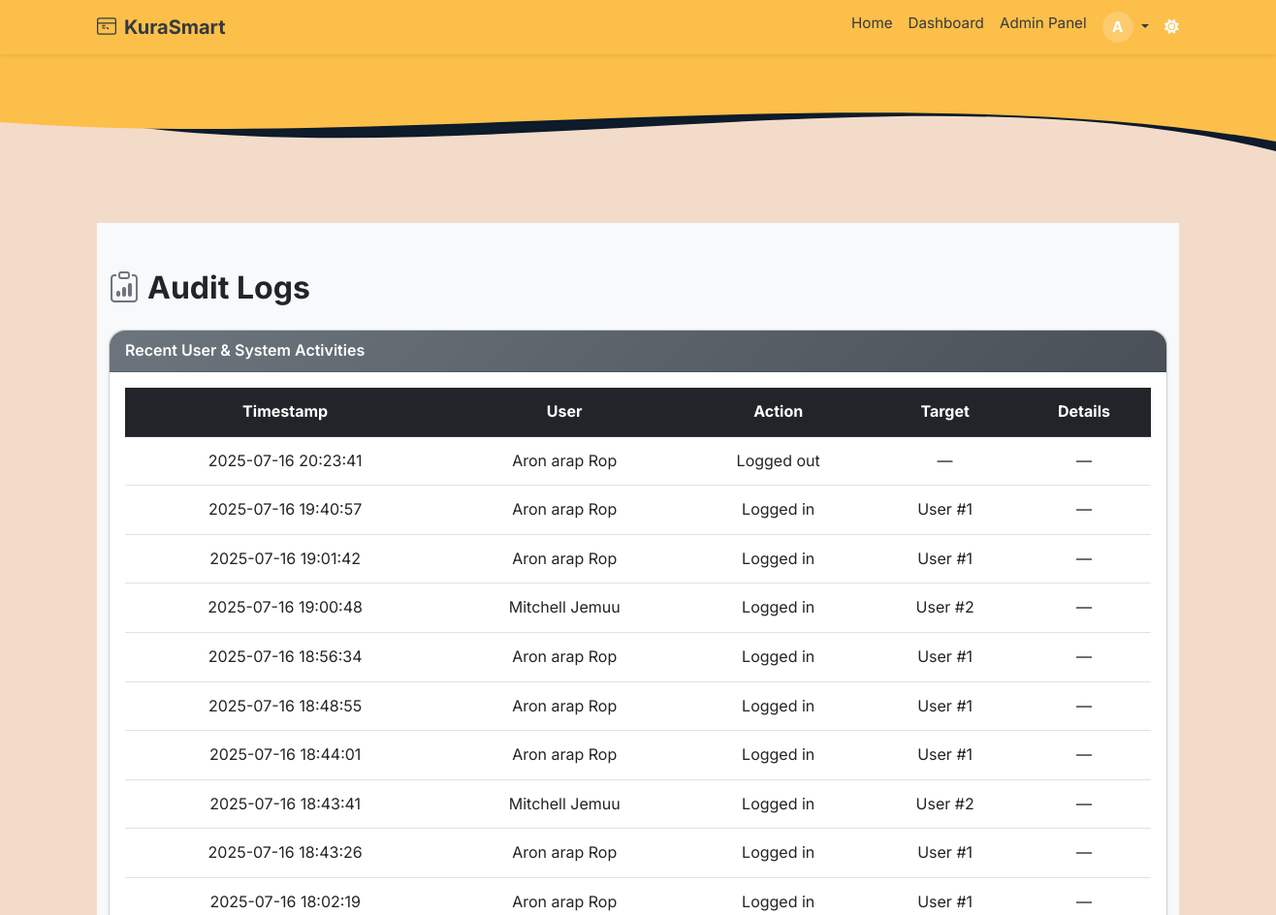
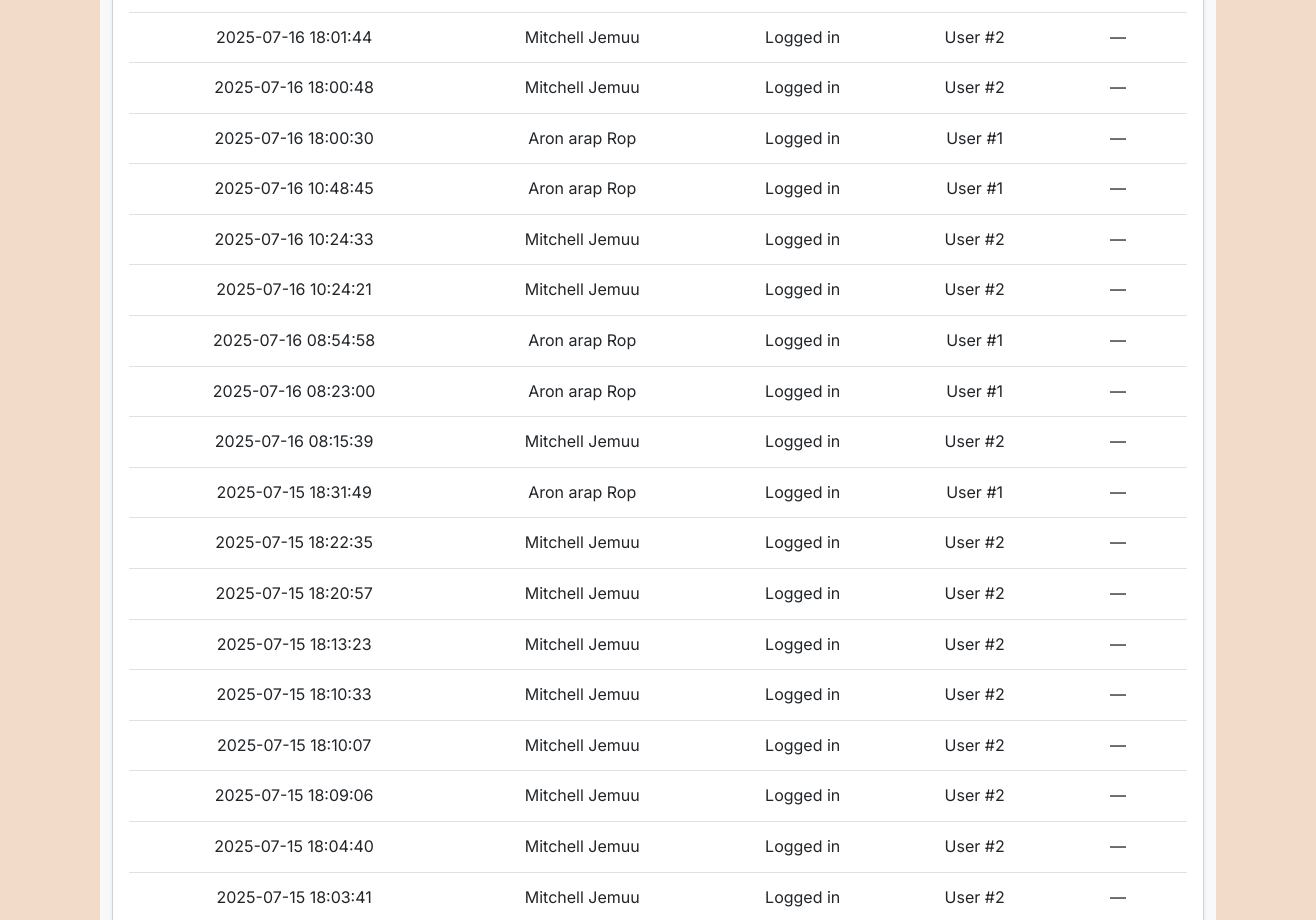
Page /admin/audit-logs (signed in, upper part) on the earlier database version (2 pictures, top to bottom).
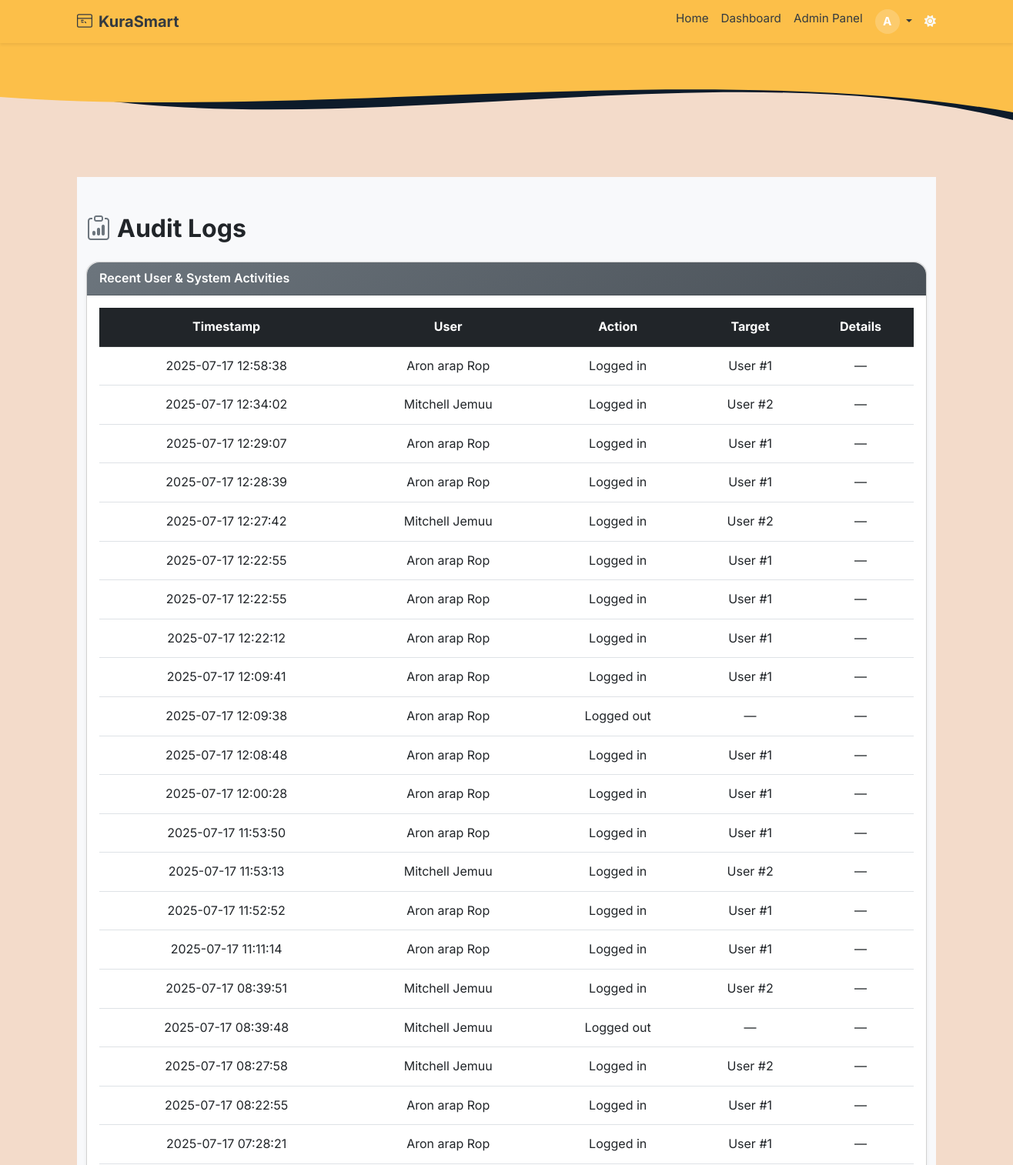
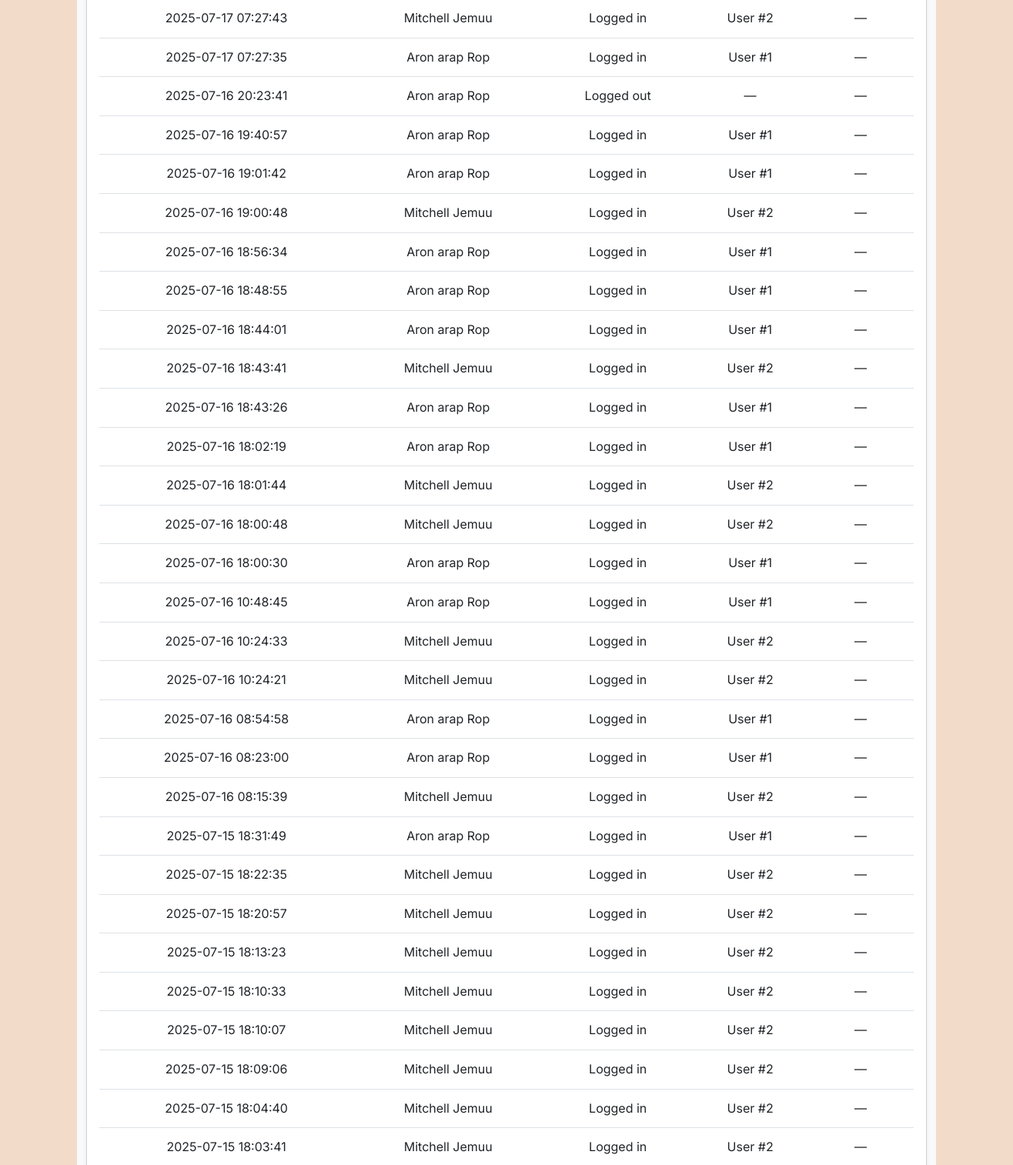
Same page on the later database version (2 pictures, top to bottom).
### app/models.py (models this page shows, shortened)
class User(db.Model, UserMixin):
    __tablename__ = 'users'
    id = db.Column(db.Integer, primary_key=True)
    email = db.Column(db.String(120), unique=True, nullable=False, index=True)
    full_name = db.Column(db.String(120), nullable=False)
    username = db.Column(db.String(80), unique=True, nullable=True)
    id_number = db.Column(db.String(20), unique=True, nullable=True)
    password_hash = db.Column(db.String(128), nullable=False)
    voting_type = db.Column(db.String(10), nullable=False, default="informal")
    national_id = db.Column(db.String(20), unique=True, nullable=True)
    dob = db.Column(db.Date, nullable=True)
    gender = db.Column(db.String(10), nullable=True)
    county = db.Column(db.String(100), nullable=True)
    sub_county = db.Column(db.String(100), nullable=True)
    division = db.Column(db.String(100), nullable=True)
    location = db.Column(db.String(100), nullable=True)
    sub_location = db.Column(db.String(100), nullable=True)
    profile_image_url = db.Column(db.String(255), nullable=True)
    is_verified = db.Column(db.Boolean, default=False, index=True)
    is_superadmin = db.Column(db.Boolean, default=False)
    role = db.Column(db.Enum(UserRole), default=UserRole.voter, nullable=False, index=True)
    created_at = db.Column(db.DateTime, default=datetime.utcnow)
    candidates = db.relationship('Candidate', back_populates='user', lazy='dynamic')
    verification_requests = db.relationship('VerificationRequest', back_populates='user', lazy='dynamic')
    votes = db.relationship('Vote', back_populates='voter', lazy='dynamic')
    def is_super_admin(self):
        return self.role == UserRole.super_admin

class AuditLog(db.Model):
    __tablename__ = 'audit_logs'
    id = db.Column(db.Integer, primary_key=True)
    user_id = db.Column(db.Integer, db.ForeignKey('users.id'), nullable=False)
    action = db.Column(db.String(255), nullable=False)
    target_type = db.Column(db.String(50))
    target_id = db.Column(db.Integer)
    timestamp = db.Column(db.DateTime, default=datetime.utcnow)
    details = db.Column(db.Text)
    user = db.relationship('User', backref='audit_logs')

### app/routes/web_auth.py (the view)
@admin_web_bp.route('/audit-logs')
@login_required
@super_admin_required
def audit_logs():
    try:
        logs = AuditLog.query.order_by(AuditLog.timestamp.desc()).limit(100).all()
        return render_template('admin/audit_logs.html', logs=logs)
    except Exception as e:
        flash(f"Error loading audit logs: {e}", "danger")
        return redirect(url_for('admin_web.dashboard'))

### app/templates/admin/audit_logs.html (shortened to what this page needs)
{% extends "base.html" %}
{% block content %}
<div class="manage-elections-background py-5">
  <div class="container" data-aos="fade-up">
    <h2 class="mb-4 fw-bold"><i class="bi bi-clipboard-data me-2 text-secondary"></i>Audit Logs</h2>
    <div class="card shadow-sm rounded-4" data-aos="fade-left">
      <div class="card-header bg-gradient-secondary text-white fw-semibold rounded-top-4">Recent User & System Activities</div>
      <div class="card-body">
        {% if logs %}
        <div class="table-responsive">
          <table class="table align-middle table-hover text-center">
            <thead class="table-dark">
              <tr>
                <th>Timestamp</th>
                <th>User</th>
                <th>Action</th>
                <th>Target</th>
                <th>Details</th>
              </tr>
            </thead>
            <tbody>
              {% for log in logs %}
              <tr data-aos="fade-up" data-aos-delay="{{ loop.index * 50 }}">
                <td>{{ log.timestamp.strftime('%Y-%m-%d %H:%M:%S') }}</td>
                <td>{{ log.user.full_name }}</td>
                <td>{{ log.action }}</td>
                <td>
                  {% if log.target_type %}
                    {{ log.target_type }} #{{ log.target_id }}
                  {% else %}
                    —
                  {% endif %}
                </td>
                <td>{{ log.details or '—' }}</td>
              </tr>
              {% endfor %}
            </tbody>
          </table>
        </div>
        {% else %}
        <p class="text-center text-muted">No audit logs available.</p>
        {% endif %}
      </div>
    </div>
  </div>
</div>
{% endblock %}

### app/templates/base.html (shortened to what this page needs)
<!DOCTYPE html>
<html lang="en" data-bs-theme="auto">
<head>
  <link rel="stylesheet" href="https://cdn.jsdelivr.net/npm/bootstrap@5.3.3/dist/css/bootstrap.min.css">
  <link rel="stylesheet" href="https://cdnjs.cloudflare.com/ajax/libs/font-awesome/6.5.0/css/all.min.css"/>
  <link rel="stylesheet" href="https://cdn.jsdelivr.net/npm/aos@2.3.4/dist/aos.css">
  <link rel="stylesheet" href="https://cdn.jsdelivr.net/npm/bootstrap-icons@1.10.5/font/bootstrap-icons.css">
  <link rel="stylesheet" href="{{ url_for('static', filename='styles.css') }}">
  <link href="https://cdn.jsdelivr.net/npm/bootstrap@5.3.0/dist/css/bootstrap.min.css" rel="stylesheet">
</head>
<body class="text-dark d-flex flex-column min-vh-100">
  <nav class="navbar navbar-expand-lg sticky-top shadow-sm" style="background-color: #fcbf49;">
    <div class="container">
      <a class="navbar-brand fw-bold d-flex align-items-center gap-2" href="{{ url_for('main.index') }}">
        KuraSmart
      </a>
      <div class="collapse navbar-collapse" id="navCollapse">
        <ul class="navbar-nav ms-auto mb-2 mb-lg-0">
          <li class="nav-item">
            <a class="nav-link {% if request.endpoint == 'main.index' %}active{% endif %}" href="{{ url_for('main.index') }}">Home</a>
          </li>
          {% if current_user.is_authenticated %}
            <li class="nav-item">
              <a class="nav-link {% if request.endpoint in ['admin_web.dashboard', 'voter_web.dashboard'] %}active{% endif %}" href="{{ url_for('admin_web.dashboard') }}">
                Dashboard
              </a>
            </li>
            {% if current_user.is_super_admin or current_user.role == 'admin' %}
              <li class="nav-item">
                <a class="nav-link {% if request.endpoint == 'admin_web.dashboard' %}active{% endif %}" href="{{ url_for('admin_web.dashboard') }}">
                  Admin Panel
                </a>
              </li>
            {% endif %}
              <li class="nav-item dropdown">
                <a class="nav-link dropdown-toggle" href="#" id="userMenu" role="button" data-bs-toggle="dropdown" aria-expanded="false">
                  <div class="nav-profile-wrapper">
                    <div class="profile-initial bg10">
                      {{ current_user.full_name[0]|upper }}
                    </div>
                  </div>
                </a>
          {% endif %}
        </ul>
        <span id="theme-toggle" class="text-light ms-2" title="Toggle theme" style="cursor: pointer;">
          <i class="fas fa-moon"></i>
        </span>
      </div>
    </div>
  </nav>
  <div class="position-relative">
    <svg viewBox="0 0 500 150" preserveAspectRatio="none" class="w-100" style="height: 150px; display: block;">
      <path d="M0,50 C150,150 350,0 500,100 L500,0 L0,0 Z" style="fill: #0d1b2a;"></path>
      <path d="M0,70 C150,100 350,20 500,90 L500,0 L0,0 Z" style="fill: #fcbf49;"></path>
    </svg>
  </div>
  <main class="container py-2 flex-grow-1">
    {% block content %}{% endblock %}
  </main>
</body>
</html>

### app/static/styles.css (style rules this page uses)
body { font-family: 'Segoe UI', Tahoma, Geneva, Verdana, sans-serif; background-color: #f8f9fa; margin: 0; padding: 0; }
.navbar-brand { font-weight: bold; color: #343a40 !important; }
.navbar-nav .nav-item .nav-link { color: #343a40; }

### app/templates/base.html (style rules this page uses)
body { font-family: 'Inter', sans-serif; background-color: #F3DBCA; margin: 0; padding-bottom: 60px; line-height: 1.6; }
.navbar { padding-top: 0.25rem; padding-bottom: 0.25rem; font-size: 0.95rem; }
.navbar-brand svg { margin-top: -2px; }
.nav-profile-wrapper { position: relative; display: inline-block; }
.profile-initial { background-color: #ffffff33; color: #ffffff; font-weight: bold; width: 32px; height: 32px; display: flex; align-items: center; justify-content: center; border-radius: 50%; font-size: 0.95rem; text-transform: uppercase; cursor: pointer; }
html, body { height: 100%; }

### app/templates/admin/audit_logs.html (style rules this page uses)
.manage-elections-background { background: #f8f9fb; min-height: 100vh; }
.bg-gradient-secondary { background: linear-gradient(135deg, #6c757d, #495057); }
.card { border-radius: 0.75rem; }
.table td, .table th { vertical-align: middle; padding: 0.75rem; }

Differences in the rows shown:
added AuditLog: timestamp "2025-07-17 12:58:38", user.full_name "Aron arap Rop", action "Logged in", target_type "User", target_id "1", details "—"
added AuditLog: timestamp "2025-07-17 12:34:02", user.full_name "Mitchell Jemuu", action "Logged in", target_type "User", target_id "2", details "—"
added AuditLog: timestamp "2025-07-17 12:29:07", user.full_name "Aron arap Rop", action "Logged in", target_type "User", target_id "1", details "—"
added AuditLog: timestamp "2025-07-17 12:28:39", user.full_name "Aron arap Rop", action "Logged in", target_type "User", target_id "1", details "—"
added AuditLog: timestamp "2025-07-17 12:27:42", user.full_name "Mitchell Jemuu", action "Logged in", target_type "User", target_id "2", details "—"
added AuditLog: timestamp "2025-07-17 12:22:55", user.full_name "Aron arap Rop", action "Logged in", target_type "User", target_id "1", details "—"
added AuditLog: timestamp "2025-07-17 12:22:55", user.full_name "Aron arap Rop", action "Logged in", target_type "User", target_id "1", details "—"
added AuditLog: timestamp "2025-07-17 12:22:12", user.full_name "Aron arap Rop", action "Logged in", target_type "User", target_id "1", details "—"
added AuditLog: timestamp "2025-07-17 12:09:41", user.full_name "Aron arap Rop", action "Logged in", target_type "User", target_id "1", details "—"
added AuditLog: timestamp "2025-07-17 12:09:38", user.full_name "Aron arap Rop", action "Logged out", details "—"
added AuditLog: timestamp "2025-07-17 12:08:48", user.full_name "Aron arap Rop", action "Logged in", target_type "User", target_id "1", details "—"
added AuditLog: timestamp "2025-07-17 12:00:28", user.full_name "Aron arap Rop", action "Logged in", target_type "User", target_id "1", details "—"
added AuditLog: timestamp "2025-07-17 11:53:50", user.full_name "Aron arap Rop", action "Logged in", target_type "User", target_id "1", details "—"
added AuditLog: timestamp "2025-07-17 11:53:13", user.full_name "Mitchell Jemuu", action "Logged in", target_type "User", target_id "2", details "—"
added AuditLog: timestamp "2025-07-17 11:52:52", user.full_name "Aron arap Rop", action "Logged in", target_type "User", target_id "1", details "—"
added AuditLog: timestamp "2025-07-17 11:11:14", user.full_name "Aron arap Rop", action "Logged in", target_type "User", target_id "1", details "—"
added AuditLog: timestamp "2025-07-17 08:39:51", user.full_name "Mitchell Jemuu", action "Logged in", target_type "User", target_id "2", details "—"
added AuditLog: timestamp "2025-07-17 08:39:48", user.full_name "Mitchell Jemuu", action "Logged out", details "—"
added AuditLog: timestamp "2025-07-17 08:27:58", user.full_name "Mitchell Jemuu", action "Logged in", target_type "User", target_id "2", details "—"
added AuditLog: timestamp "2025-07-17 08:22:55", user.full_name "Aron arap Rop", action "Logged in", target_type "User", target_id "1", details "—"
added AuditLog: timestamp "2025-07-17 07:28:21", user.full_name "Aron arap Rop", action "Logged in", target_type "User", target_id "1", details "—"
added AuditLog: timestamp "2025-07-17 07:27:43", user.full_name "Mitchell Jemuu", action "Logged in", target_type "User", target_id "2", details "—"
added AuditLog: timestamp "2025-07-17 07:27:35", user.full_name "Aron arap Rop", action "Logged in", target_type "User", target_id "1", details "—"
